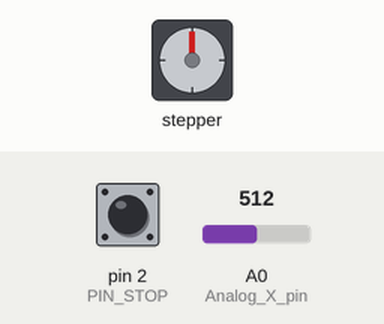
Simulated run of this sketch. Board: Arduino Uno, built with avr-gcc and run on an emulated ATmega328P. Parts: stepper motor. Inputs (shaded band) come from the test bench; at power-on: A0 (Analog_X_pin) = 512, pin 2 (PIN_STOP) HIGH. Stepper angles assume 200 steps per turn; what the sketch prints to the serial monitor is not drawn.

Above: at 2.2 s.
2.3 s: A0 (Analog_X_pin) set to 526
3.8 s: A0 (Analog_X_pin) set to 538
At 3.95 s:
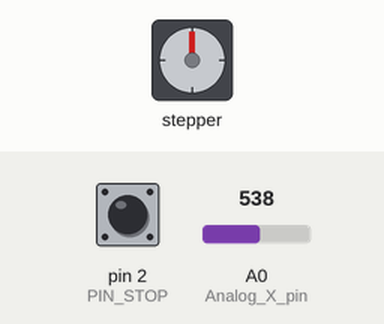
At 4.55 s:
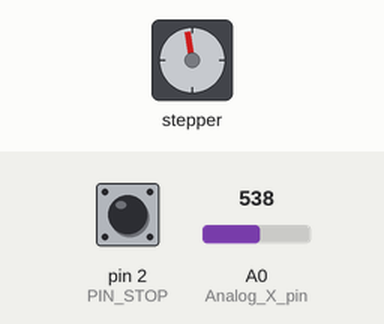
6.8 s: pin 2 (PIN_STOP) pulled LOW for 0.15 s
At 6.95 s:
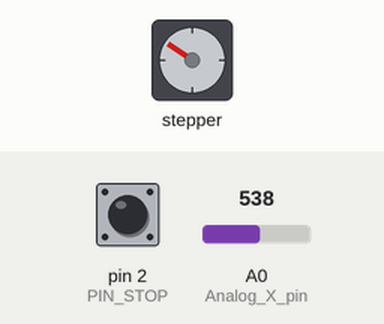
9.8 s: pin 2 (PIN_STOP) pulled LOW for 0.15 s
At 9.96 s:
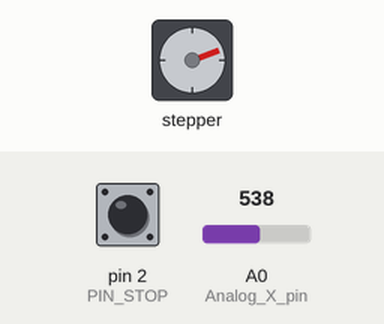
12.8 s: pin 2 (PIN_STOP) pulled LOW for 1 s
15.9 s: A0 (Analog_X_pin) set to 716
Timing chart, 0 to 25.5 s (numbered marks = the images above; inputs shaded):
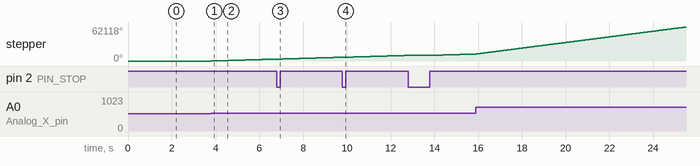

Measured:
- the behaviour switches between 537 and 538 on A0 (Analog_X_pin) (found by bisection; images 0 and 1)
- after the input at 2.3 s, every drawn part: stays the same
- after the input at 3.8 s, stepper: keeps turning clockwise at about 1181°/s, starting at once

The sketch:

JoystickAccelStepper.ino
```cpp
#include <Arduino.h>
// AccelStepper library
#include <AccelStepper.h>
#define PIN_DIR      3
#define PIN_STEP     4
#define PIN_STOP     2
#define DEAD_ZONE    25
#define NB_SAMPLES   50
#define TEMPO_MILLIS 10
// SPEED_BOOST ne doit pas dépasser 32 pour éviter
// l'Integer Overflow qui change la direction du moteur
// => Même cause que l'accident du vol 501 d'Ariane 5
#define SPEED_BOOST  32

AccelStepper stepper(AccelStepper::DRIVER, PIN_STEP, PIN_DIR);


//Pins
const byte Analog_X_pin = A0; //x-axis readings

//Variables
int Analog_X = 0; //x-axis value
int Analog_X_AVG = 0; //x-axis value average
void setup()
{

  //SERIAL
  Serial.begin(9600);
  //----------------------------------------------------------------------------
  //PINS
  pinMode(Analog_X_pin, INPUT);
  pinMode(PIN_STOP, INPUT_PULLUP);
  //----------------------------------------------------------------------------
  InitialValues(); //averaging the values of the 3 analog pins (values from potmeters)
  //----------------------------------------------------------------------------
  //Stepper parameters
  //setting up some default values for maximum speed and maximum acceleration
  stepper.setMaxSpeed(SPEED_BOOST * 1023); //SPEED = Steps / second
  stepper.setAcceleration(1000); //ACCELERATION = Steps /(second)^2
  stepper.setSpeed(500);
  delay(500);
}

void loop()
{
  ReadAnalog();
  if (LOW == digitalRead(PIN_STOP))
  {
     stepper.setSpeed(0); // STOP !
  }
  stepper.runSpeed(); //step the motor (this will step the motor by 1 step at each loop indefinitely)
}

void ReadAnalog()
{
  //Reading the potentiometer in the joystick: x.
  Analog_X = analogRead(Analog_X_pin);

  //if the value is DEAD_ZONE "value away" from the average (midpoint), we allow the update of the speed
  //This is a sort of a filter for the inaccuracy of the reading
  if(abs(Analog_X-Analog_X_AVG)>DEAD_ZONE)
  {
  stepper.setSpeed(SPEED_BOOST*(Analog_X-Analog_X_AVG));
  }
  else
  {
    stepper.setSpeed(0);
  }
}

void InitialValues()
{
  //Set the values to zero before averaging
  float tempX = 0;
  //----------------------------------------------------------------------------
  //read the analog NB_SAMPLES times, then calculate an average.
  //they will be the reference values
  for(int i = 0; i<NB_SAMPLES; i++)
  {
     tempX += analogRead(Analog_X_pin);
     delay(TEMPO_MILLIS); //allowing a little time between two readings
  }
  //----------------------------------------------------------------------------
  Analog_X_AVG = tempX/NB_SAMPLES;
  //----------------------------------------------------------------------------
  Serial.print("AVG_X: ");
  Serial.println(Analog_X_AVG);
  Serial.println("Calibration finished");
}
```
